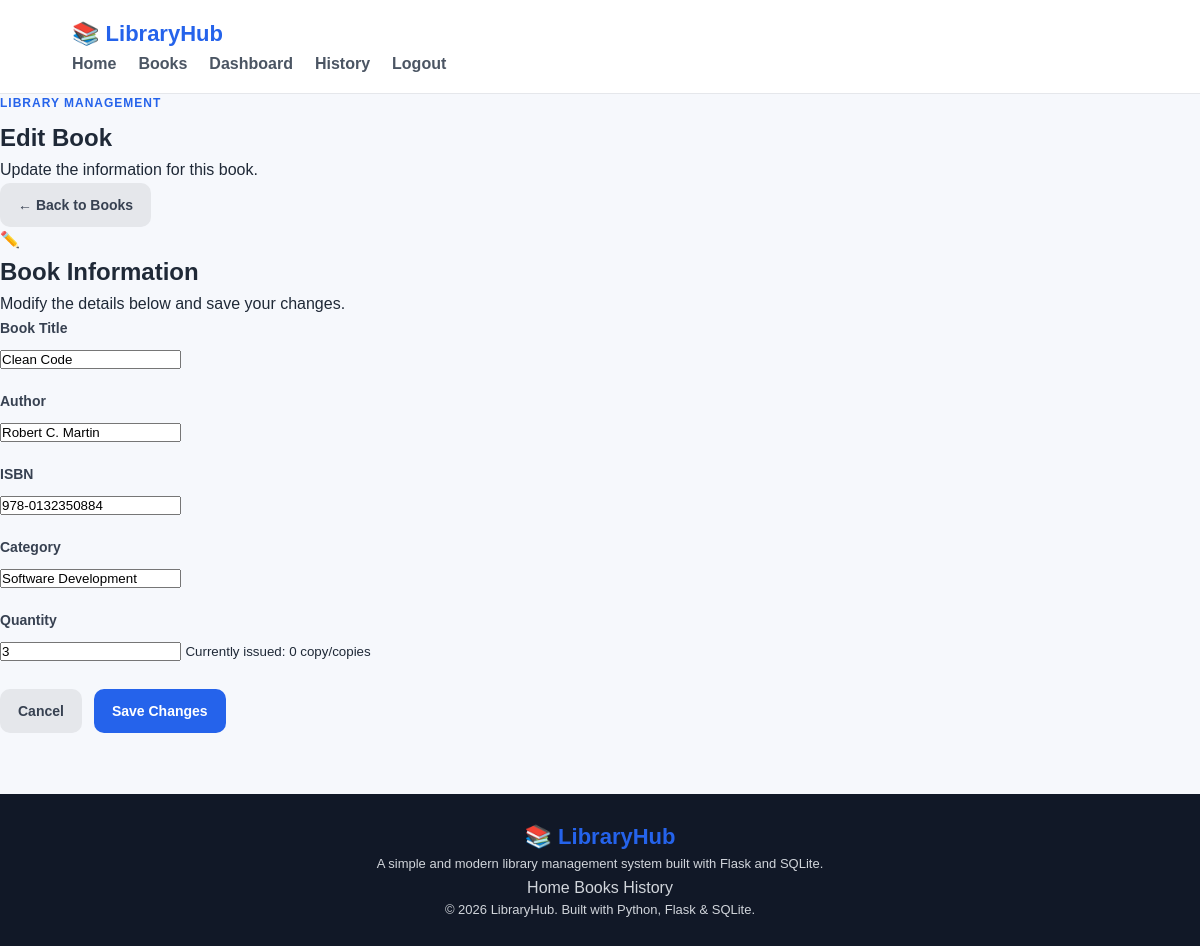
/admin/books/edit/2 (signed in), run on the app's committed database.
### tables this page shows
CREATE TABLE books (
            id INTEGER PRIMARY KEY AUTOINCREMENT,
            title TEXT NOT NULL,
            author TEXT NOT NULL,
            isbn TEXT UNIQUE NOT NULL,
            category TEXT NOT NULL,
            quantity INTEGER NOT NULL DEFAULT 1,
            available INTEGER NOT NULL DEFAULT 1
        );

### app.py (the view, shortened to what this page needs)
@app.route("/admin/books/edit/<int:book_id>", methods=["GET", "POST"])
@admin_required
def edit_book(book_id):
    conn = get_db()
    book = conn.execute(
        "SELECT * FROM books WHERE id = ?",
        (book_id,)
    ).fetchone()
    if not book:
        conn.close()
        flash("Book not found.", "danger")
        return redirect(url_for("books"))
    conn.close()
    return render_template(
        "edit_book.html",
        book=book
    )

### app.py (called while the page is built)
def get_db():
    conn = sqlite3.connect(DATABASE)
    conn.row_factory = sqlite3.Row
    conn.execute("PRAGMA foreign_keys = ON")
    return conn

def admin_required(function):
    @wraps(function)
    def wrapper(*args, **kwargs):
        if "user_id" not in session:
            flash("Please login first.", "warning")
            return redirect(url_for("login"))
        if session.get("role") != "admin":
            flash("Admin access required.", "danger")
            return redirect(url_for("index"))
        return function(*args, **kwargs)
    return wrapper

### templates/edit_book.html (shortened to what this page needs)
{% extends "base.html" %}
{% block content %}
<section class="page-header">
    <div>
        <span class="section-label">Library Management</span>
        <h1>Edit Book</h1>
        <p>
            Update the information for this book.
        </p>
    </div>
    <a href="{{ url_for('books') }}" class="btn btn-secondary">
        ← Back to Books
    </a>
</section>
<section class="form-section">
    <div class="form-card">
        <div class="form-card-header">
            <div class="form-icon">
                ✏️
            </div>
            <div>
                <h2>Book Information</h2>
                <p>
                    Modify the details below and save your changes.
                </p>
            </div>
        </div>
        <form method="POST" class="library-form">
            <div class="form-row">
                <div class="form-group">
                    <label for="title">
                        Book Title
                    </label>
                    <input
                        type="text"
                        id="title"
                        name="title"
                        value="{{ book['title'] }}"
                        required
                    >
                </div>
                <div class="form-group">
                    <label for="author">
                        Author
                    </label>
                    <input
                        type="text"
                        id="author"
                        name="author"
                        value="{{ book['author'] }}"
                        required
                    >
                </div>
            </div>
            <div class="form-row">
                <div class="form-group">
                    <label for="isbn">
                        ISBN
                    </label>
                    <input
                        type="text"
                        id="isbn"
                        name="isbn"
                        value="{{ book['isbn'] }}"
                        required
                    >
                </div>
                <div class="form-group">
                    <label for="category">
                        Category
                    </label>
                    <input
                        type="text"
                        id="category"
                        name="category"
                        value="{{ book['category'] }}"
                        required
                    >
                </div>
            </div>
            <div class="form-row single">
                <div class="form-group">
                    <label for="quantity">
                        Quantity
                    </label>
                    <input
                        type="number"
                        id="quantity"
                        name="quantity"
                        value="{{ book['quantity'] }}"
                        min="1"
                        required
                    >
                    <small>
                        Currently issued:
                        {{ book['quantity'] - book['available'] }} copy/copies
                    </small>
                </div>
            </div>
            <div class="form-actions">
                <a
                    href="{{ url_for('books') }}"
                    class="btn btn-secondary"
                >
                    Cancel
                </a>
                <button
                    type="submit"
                    class="btn btn-primary"
                >
                    Save Changes
                </button>
            </div>
        </form>
    </div>
</section>
{% endblock %}

### static/css/style.css (style rules this page uses)
* { margin: 0; padding: 0; box-sizing: border-box; }
html { scroll-behavior: smooth; }
body { font-family: Arial, Helvetica, sans-serif; background: #f6f8fc; color: #1f2937; line-height: 1.6; }
a { text-decoration: none; color: inherit; }
button, input, select, textarea { font-family: inherit; }
.btn { display: inline-flex; align-items: center; justify-content: center; border: none; border-radius: 10px; padding: 11px 18px; font-size: 14px; font-weight: 700; cursor: pointer; transition: 0.2s ease; }
.btn-primary { background: #2563eb; color: #ffffff; }
.btn-secondary { background: #e5e7eb; color: #374151; }
.section-label { display: block; color: #2563eb; font-size: 12px; font-weight: 800; letter-spacing: 1px; text-transform: uppercase; margin-bottom: 6px; }
.form-group { margin-bottom: 18px; }
.form-group label { display: block; font-size: 14px; font-weight: 700; margin-bottom: 7px; color: #374151; }
.form-actions { display: flex; gap: 12px; flex-wrap: wrap; margin-top: 25px; }

### data on the page
books: title "Clean Code", author "Robert C. Martin", isbn "978-0132350884", category "Software Development", quantity "3", book['quantity']-book['available'] "0"
